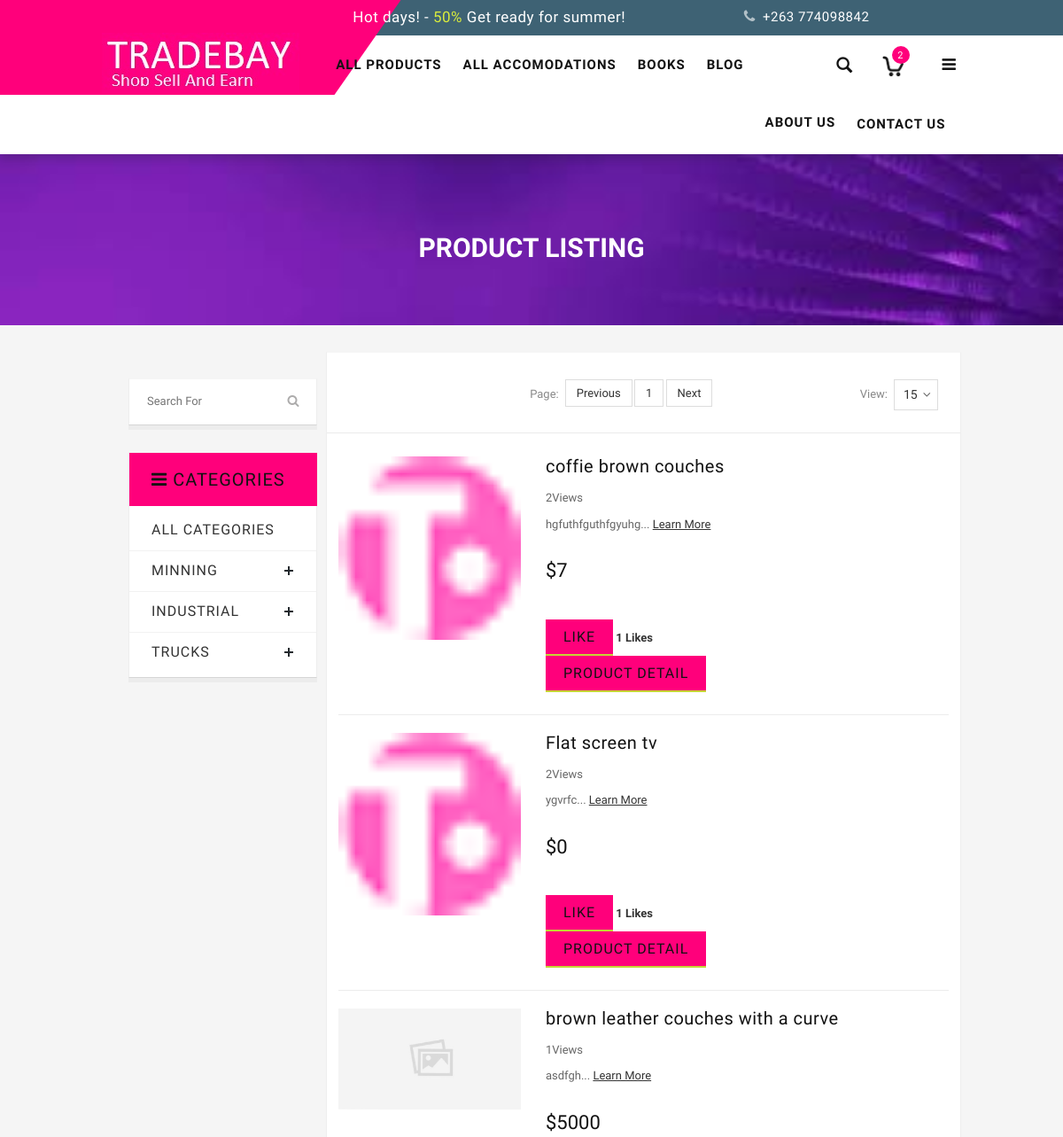
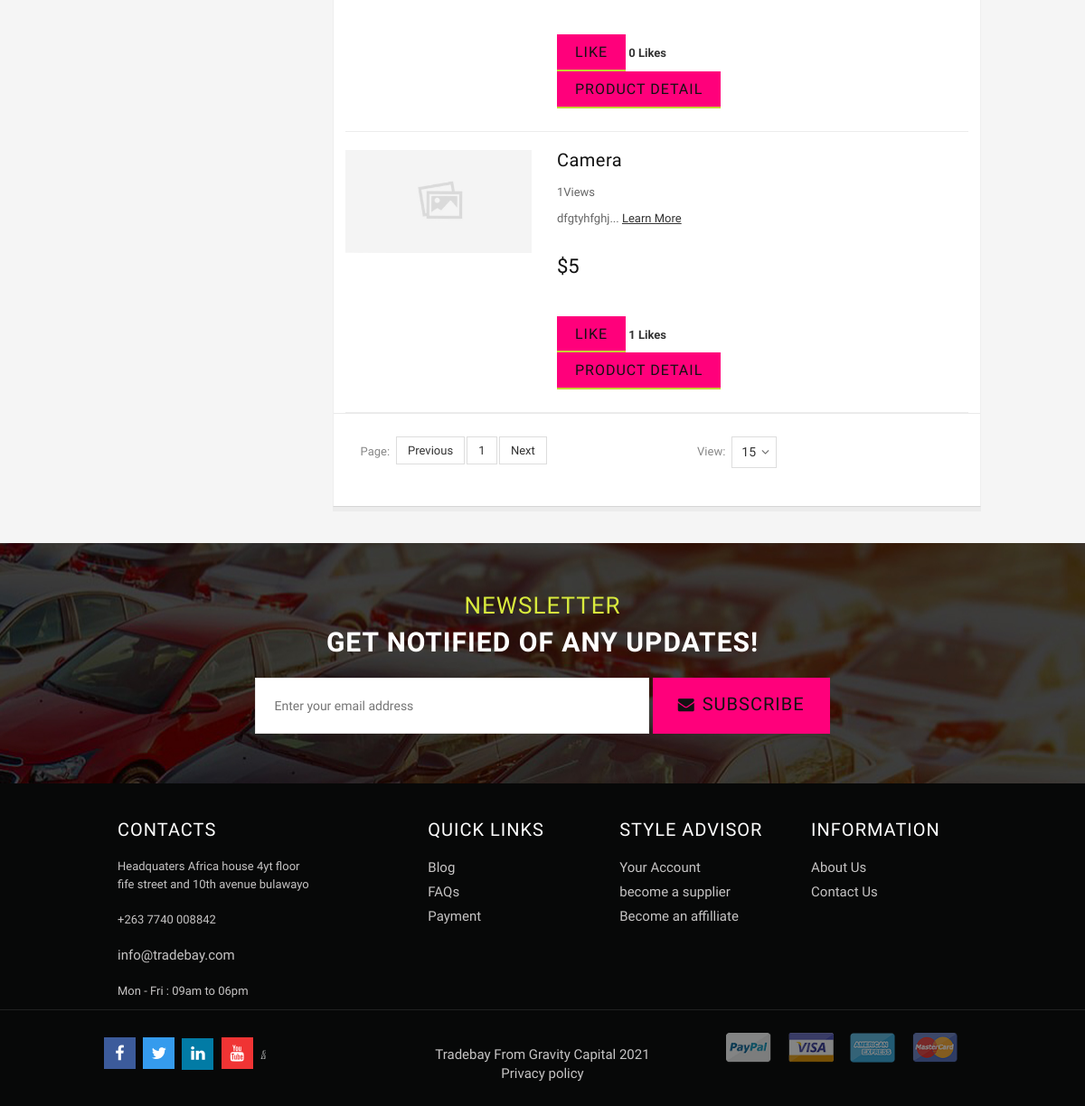
Page /productlist/ on the committed database (2 pictures, top to bottom).
### Djangoecormeceapp/models.py (models this page shows, shortened)
class Products(models.Model):
    seo_title = models.CharField(max_length=100,default="Tradebay Online shopping  Phones ||  TVS  ||")
    seo_description = models.CharField(max_length=100,default="Tradebay is an online shopping platform  in zimbabwe")
    id = models.AutoField(primary_key=True)
    url_slug = models.SlugField(max_length=255)
    subcategories_id = models.ForeignKey(SubCategories,on_delete=models.CASCADE)
    product_name = models.CharField(max_length=255,blank=True)
    price = models.IntegerField(default=0)
    brand = models.CharField(max_length=255,blank=True)
    product_max_price = models.CharField(max_length=255,blank=True)
    product_discount_price = models.CharField(max_length=255,default=False)
    product_description = models.TextField()
    product_Long_description = models.TextField(blank=True)
    product_img = models.ImageField(upload_to='cars',default='default-car.png')
    created_at = models.DateTimeField(auto_now_add=True)
    added_by_mechant = models.ForeignKey(MerchantUser,on_delete=models.CASCADE)
    is_onsale = models.BooleanField(default=False)
    is_hot = models.BooleanField(default=False)
    in_stock_total = models.IntegerField(default=1)
    is_active = models.IntegerField(default=1)
    liked = models.ManyToManyField(CustomUser, default=None,blank=True,related_name='liked')

class SubCategories(models.Model):
    id=models.AutoField(primary_key=True)
    category_id = models.ForeignKey(Categories,on_delete=models.CASCADE)
    title = models.CharField(max_length=255)
    url_slug = models.CharField(max_length=255)
    thumbnail = models.FileField()
    description= models.TextField()
    created_at = models.DateTimeField(auto_now_add=True)
    is_active = models.IntegerField(default=1)

### Djangoecormeceapp/views.py (the view)
# urls.py: path('productlist/',views.ProductListView.as_view(), name="productlist"),
class ProductListView(ListView):
    model = Products
    template_name = "front_end_templates/products_list_view.html"
    paginate_by=2
    def get_queryset(self):
        filter_val = self.request.GET.get("filter","")
        order_by=self.request.GET.get("orderby","id")
        if filter_val !="":
            cat=Products.objects.filter(Q(title__contains=filter_val) |  Q(description__contains=filter_val)).order_by(order_by)
        else:
            cat=Products.objects.all().order_by(order_by)
        return cat
    def get_context_data(self, **kwargs):
        context=super(ProductListView,self).get_context_data(**kwargs)
        context["filter"]=self.request.GET.get("filter","")
        context["orderby"]=self.request.GET.get("orderby","")
        context["all_table_fields"]=Products._meta.get_fields()
        return context

### Djangoecormeceapp/context_processor.py (called while the page is built)
def product_listing(request):
    productCategory = request.GET.get('productCategory')
    if productCategory == None:
        products = Products.objects.all()
    else:
        products = Products.objects.filter(subcategories_id__title=productCategory)
    productCategories = SubCategories.objects.all()
    page_num = request.GET.get('page', 1)
    p = Paginator(products, 7)
    try:
        page = p.page(page_num)
    except EmptyPage:
	    page = p.page(1)
    context = {	'products':page ,
				'productCategories':productCategories,
                'title':'Tradebay Online shopping  Phones ||  TVS  ||',
                'description': 'description'
				}
    return context

### accomo/context_processor.py (called while the page is built)
def Property_listings(request):
	propertyCategory = request.GET.get('propertyCategory')
	if propertyCategory == None:
		property = Property.objects.all()
	else:
		property = Property.objects.filter(category__name=propertyCategory)
	propertyCategories = Category.objects.all()
	page_num = request.GET.get('page', 1)
	p = Paginator(property, 10)
	try:
		page = p.page(page_num)
	except EmptyPage:
		page = p.page(1)
	context = {	'property':page ,
				'propertyCategories':propertyCategories,
				}
	return context

### basket/context_processors.py (called while the page is built)
def basket(request):
    return {'basket': Basket(request)}

### blog/context_processor.py (called while the page is built)
def post_list(request):
    is_trending = Post.objects.filter(is_trending = True).order_by('-id')
    postCategory = request.GET.get('postCategory')
    if postCategory == None:
        posts = Post.objects.all()
    else:
        posts = Post.objects.filter(category__name=postCategory)
    postCategories = PostCategory.objects.all()
    page_num = request.GET.get('page', 1)
    p = Paginator(posts, 5)
    try:
        page = p.page(page_num)
    except EmptyPage:
        page = p.page(1)
    context = {	'posts':page ,
				'is_trending':is_trending ,
				'postCategories':postCategories,
				'title':"The tradebay blog post",
        		'description': 'These are tradebay blog post'
				}
    return context

### books/context_processor.py (called while the page is built)
def book_listings(request):
	bookcategory = request.GET.get('bookcategory ')
	if bookcategory  == None:
		books = Book.objects.all()
	else:
		books = Book.objects.filter(category__name=bookcategory)
	bookCategories = Category.objects.all()
	page_num = request.GET.get('page', 1)
	p = Paginator(books, 10)
	try:
		page = p.page(page_num)
	except EmptyPage:
		page = p.page(2)
	context = {	'books':page ,
				'bookCategories':bookCategories,
				}
	return context

### Djangoecormeceapp/templates/front_end_templates/products_list_view.html (shortened to what this page needs)
{% extends 'front_end_templates/base.html' %}
{% load static %}
{% block content %}
<div class="page-heading">
  <div class="breadcrumbs">
    <div class="container">
      <div class="row">
        <div class="col-xs-12">
        </div>
      </div>
    </div>
  </div>
  <div class="page-title">
    <h2>PRODUCT LISTING</h2>
  </div>
</div>
<section class="main-container col2-left-layout bounceInUp animated">
  <div class="container">
    <div class="row">
      <div class="col-main col-sm-9 col-sm-push-3 product-grid">
      <div class="pro-coloumn">
        <article class="col-main">
          <div class="toolbar">
            <div class="pager">
              <div id="limiter">
                <label>View: </label>
                <ul>
                  <li><a href="#">15<span class="right-arrow"></span></a>
                  </li>
                </ul>
              </div>
              <div class="pages">
                <label>Page:</label>
                <ul class="pagination">
                  <ul class="pagination">
                  {% if products.has_previous %}
                 <li class="page-item">
                <a class="page-link" href="?page={{ products.previous_page_number }}">Previous</a>
              </li>
                {% else %}
               <li class="page-item disabled">
                <a class="page-link" href="#" tabindex="-1" aria-disabled="true">Previous</a>
               </li>
               {% endif %}
                {% for i in products.paginator.page_range %}
               {% if i == product_list.number %}
               <li class="page-item active"><a class="page-link">{{i}}</a></li>
               {% else %}
               <li class="page-item"><a class="page-link" href="?page={{i}}">{{i}}</a></li>
               {% endif %}
               {% endfor %}
               {% if products.has_next %}
               <li class="page-item">
                 <a class="page-link" href="?page={{ products.next_page_number }}">Next</a>
              </li>
               {% else %}
               <li class="page-item disabled">
                <a class="page-link" href="#" tabindex="-1" aria-disabled="true">Next</a>
               </li>
               {% endif %}
              </ul>
              </div>
            </div>
          </div>
          <div class="category-products">
            <ol class="products-list" id="products-list">
          {% for product in products %}
          <li class="item even">
            <div class="product-image"> <a href="" title="19&quot; Widescreen LCD Monitor"> <img class="small-image" src="{{ product.product_img.url }}" alt="{{  product.product_name }}"> </a> </div>
            <div class="product-shop">
              <h2 class="product-name"><a href="{% url 'product_detail' product.id %}" title="19&quot; Widescreen LCD Monitor">{{  product.product_name }}</a></h2>
              <div class="desc std">
                <p>{{ product.product_veiw_count.count }}Views</p>
                <p>{{  product.product_description }}... <a class="link-learn" title="" href="{% url 'product_detail' product.id %}">Learn More</a> </p>
              </div>
              <div class="price-box"> <span class="regular-price" id="product-price-156"> <span class="price">${{ product.price }}</span> </span> </div>
              <div class="actions">
                <span class="add-to-links">
                  <form action="{% url 'liked-post' %}" method="POST" class="ui form">
                    {% if user not in product.liked.all %}
                 <button type="submit" class="button link-wishlist"><span>Like</span>Like</button>
                    {% else  %}
                    <a  type="submit" class="button link-compare" href="#">Unlike</a></button>
                    {% endif %}
                    <strong>{{ product.liked.all.count }}  Likes</strong>
                </form>
                  <form action="{% url 'product_detail' product.id %}" method="get">
                 <button type="submit" class="button link-wishlist"><span>Products Detail</span>Product Detail</button>
                </form>
            </div>
          </li>
          {% endfor %}
        </ol>
          </div>
          <div class="toolbar bottom">
            <div class="pager">
              <div id="limiter">
                <label>View: </label>
                <ul>
                  <li><a href="#">15<span class="right-arrow"></span></a>
                  </li>
                </ul>
              </div>
              <div class="pages">
                <label>Page:</label>
                <ul class="pagination">
                  <ul class="pagination">
                  {% if products.has_previous %}
                 <li class="page-item">
                <a class="page-link" href="?page={{ products.previous_page_number }}">Previous</a>
              </li>
                {% else %}
               <li class="page-item disabled">
                <a class="page-link" href="#" tabindex="-1" aria-disabled="true">Previous</a>
               </li>
               {% endif %}
                {% for i in products.paginator.page_range %}
               {% if i == product_list.number %}
               <li class="page-item active"><a class="page-link">{{i}}</a></li>
               {% else %}
               <li class="page-item"><a class="page-link" href="?page={{i}}">{{i}}</a></li>
               {% endif %}
               {% endfor %}
               {% if products.has_next %}
               <li class="page-item">
                 <a class="page-link" href="?page={{ products.next_page_number }}">Next</a>
              </li>
               {% else %}
               <li class="page-item disabled">
                <a class="page-link" href="#" tabindex="-1" aria-disabled="true">Next</a>
               </li>
               {% endif %}
             </ul>
              </div>
            </div>
          </div>
        </article>
        </div>
      </div>
      <aside class="col-left sidebar col-sm-3 col-xs-12 col-sm-pull-9 wow bounceInUp animated">
        <div class="main container">
           <div class="row">
             <div class="col-left sidebar col-sm-3 blog-side">
             <div class="block widget_search"><form id="searchform" action="{%  url 'searchbar' %}" method="get">
           <div class="input-group">
              <input type="text" name="search" id="s" placeholder="Search For" class="input-text" autocomplete="off">
              <div class="input-group-append">
                 <button type="submit" class="thm-search"><i class="fa fa-search"></i></button>
              </div>
           </div>
       </form>
       </div>
        <div class="side-nav-categories">
          <div class="block-title"> Categories </div>
          <div class="box-content box-category">
            <ul>
              <li> <a class="active" href="{% url 'product_list_view' %}">All Categories</a>
              {% for productCategory in productCategories %}
              <li> <a href="{% url 'product_list_view' %}?productCategory={{ productCategory.title}}">{{ productCategory.title}}</a> <span class="subDropdown plus"></span>
                  </li>
                </ul>
              {% endfor %}
          </div>
      </aside>
    </div>
  </div>
</section>
{%  endblock %}

### Djangoecormeceapp/static/front_end_css/stylesheet/responsive.css (style rules this page uses)
@media (min-width: 992px) and (max-width: 1239px) { .side-nav-categories .block-title { min-width: 212px; display:block } }
@media (min-width: 992px) and (max-width: 1239px) { .side-nav-categories .block-title:after { content:none; } }
@media (min-width: 992px) and (max-width: 1239px) { .page-title h2 { font-size:30px; } }
@media (min-width: 992px) and (max-width: 1239px) { .toolbar .pager { float: right; margin: 0px 0px; width: 70%; } }
@media (min-width: 992px) and (max-width: 1239px) { .side-nav-categories { margin-bottom: 30px; } }
@media (min-width: 992px) and (max-width: 1239px) { .category-products { overflow: hidden; padding: 0px 13px 0px 13px; } }
@media (min-width: 992px) and (max-width: 1239px) { .block { margin: 0px 0px 25px 0px; } }
@media (min-width: 992px) and (max-width: 1239px) { .products-list .product-shop { width: 66%; margin-left: 15px; } }
@media (min-width: 992px) and (max-width: 1239px) { .products-list .product-image { width: 30%; } }
@media (min-width: 992px) and (max-width: 1239px) { .products-list .item a img { width: 100%; } }

### rows in the picture
Products: product_img (picture), product_name "coffie brown couches", product_veiw_count.count "2", product_description "hgfuthfguthfgyuhg", price "7", shows "LIKE", liked.all.count "1"
Products: product_img (picture), product_name "Flat screen tv", product_veiw_count.count "2", product_description "ygvrfc", price "0", shows "LIKE", liked.all.count "1"
Products: product_img (placeholder picture), product_name "brown leather couches with a curve", product_veiw_count.count "1", product_description "asdfgh", price "5000", shows "LIKE", liked.all.count "0"
Products: product_img (placeholder picture), product_name "Camera", product_veiw_count.count "1", product_description "dfgtyhfghj", price "5", shows "LIKE", liked.all.count "1"
SubCategories: title "MINNING"
SubCategories: title "INDUSTRIAL"
SubCategories: title "TRUCKS"

### other values in the picture
{{ i }} "1"
